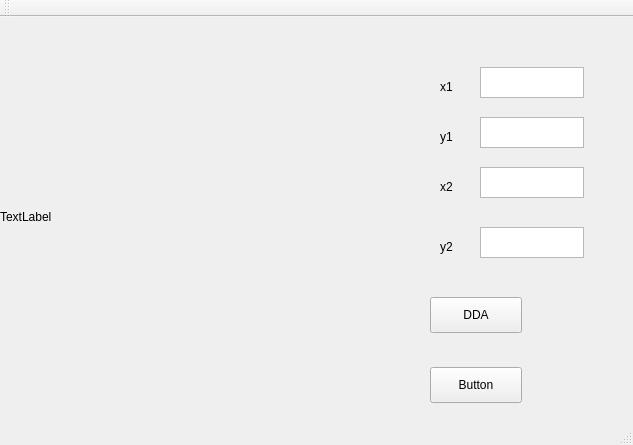
<?xml version="1.0" encoding="UTF-8"?>
<ui version="4.0">
 <class>MainWindow</class>
 <widget class="QMainWindow" name="MainWindow">
  <property name="geometry">
   <rect>
    <x>0</x>
    <y>0</y>
    <width>633</width>
    <height>445</height>
   </rect>
  </property>
  <property name="windowTitle">
   <string>MainWindow</string>
  </property>
  <widget class="QWidget" name="centralWidget">
   <widget class="QLabel" name="label">
    <property name="geometry">
     <rect>
      <x>0</x>
      <y>0</y>
      <width>400</width>
      <height>400</height>
     </rect>
    </property>
    <property name="text">
     <string>TextLabel</string>
    </property>
   </widget>
   <widget class="QLabel" name="label_2">
    <property name="geometry">
     <rect>
      <x>440</x>
      <y>60</y>
      <width>63</width>
      <height>20</height>
     </rect>
    </property>
    <property name="text">
     <string>x1</string>
    </property>
   </widget>
   <widget class="QLabel" name="label_3">
    <property name="geometry">
     <rect>
      <x>440</x>
      <y>110</y>
      <width>63</width>
      <height>20</height>
     </rect>
    </property>
    <property name="text">
     <string>y1</string>
    </property>
   </widget>
   <widget class="QLabel" name="label_4">
    <property name="geometry">
     <rect>
      <x>440</x>
      <y>160</y>
      <width>63</width>
      <height>20</height>
     </rect>
    </property>
    <property name="text">
     <string>x2</string>
    </property>
   </widget>
   <widget class="QLabel" name="label_5">
    <property name="geometry">
     <rect>
      <x>440</x>
      <y>220</y>
      <width>63</width>
      <height>20</height>
     </rect>
    </property>
    <property name="text">
     <string>y2</string>
    </property>
   </widget>
   <widget class="QPushButton" name="pushButton">
    <property name="geometry">
     <rect>
      <x>430</x>
      <y>280</y>
      <width>92</width>
      <height>36</height>
     </rect>
    </property>
    <property name="text">
     <string>DDA</string>
    </property>
   </widget>
   <widget class="QPushButton" name="pushButton_2">
    <property name="geometry">
     <rect>
      <x>430</x>
      <y>350</y>
      <width>92</width>
      <height>36</height>
     </rect>
    </property>
    <property name="text">
     <string>Button</string>
    </property>
   </widget>
   <widget class="QTextEdit" name="textEdit">
    <property name="geometry">
     <rect>
      <x>480</x>
      <y>50</y>
      <width>104</width>
      <height>31</height>
     </rect>
    </property>
   </widget>
   <widget class="QTextEdit" name="textEdit_2">
    <property name="geometry">
     <rect>
      <x>480</x>
      <y>100</y>
      <width>104</width>
      <height>31</height>
     </rect>
    </property>
   </widget>
   <widget class="QTextEdit" name="textEdit_3">
    <property name="geometry">
     <rect>
      <x>480</x>
      <y>150</y>
      <width>104</width>
      <height>31</height>
     </rect>
    </property>
   </widget>
   <widget class="QTextEdit" name="textEdit_4">
    <property name="geometry">
     <rect>
      <x>480</x>
      <y>210</y>
      <width>104</width>
      <height>31</height>
     </rect>
    </property>
   </widget>
  </widget>
  <widget class="QMenuBar" name="menuBar">
   <property name="geometry">
    <rect>
     <x>0</x>
     <y>0</y>
     <width>633</width>
     <height>28</height>
    </rect>
   </property>
  </widget>
  <widget class="QToolBar" name="mainToolBar">
   <attribute name="toolBarArea">
    <enum>TopToolBarArea</enum>
   </attribute>
   <attribute name="toolBarBreak">
    <bool>false</bool>
   </attribute>
  </widget>
  <widget class="QStatusBar" name="statusBar"/>
 </widget>
 <layoutdefault spacing="6" margin="11"/>
 <resources/>
 <connections/>
</ui>
